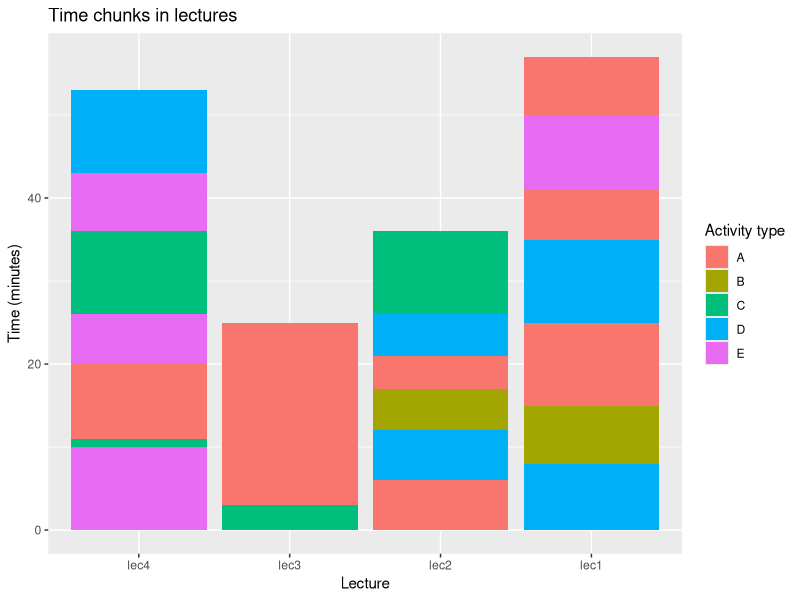
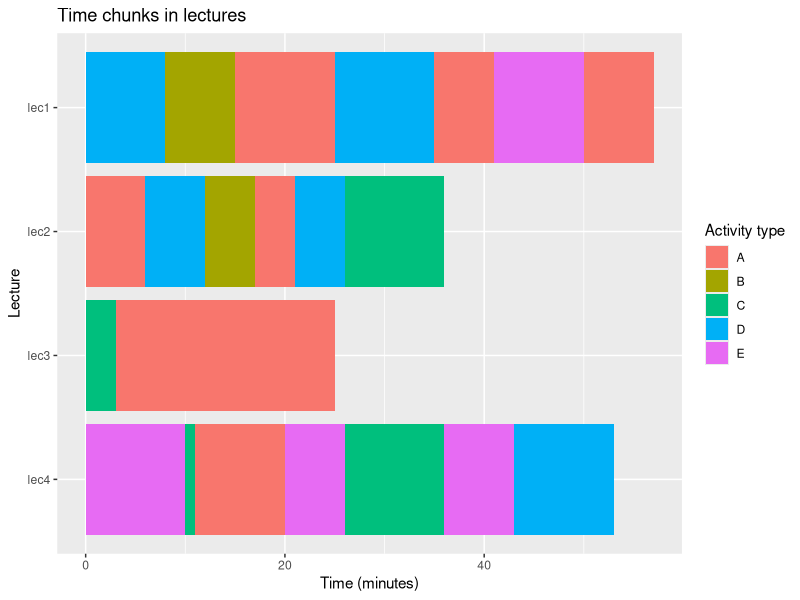
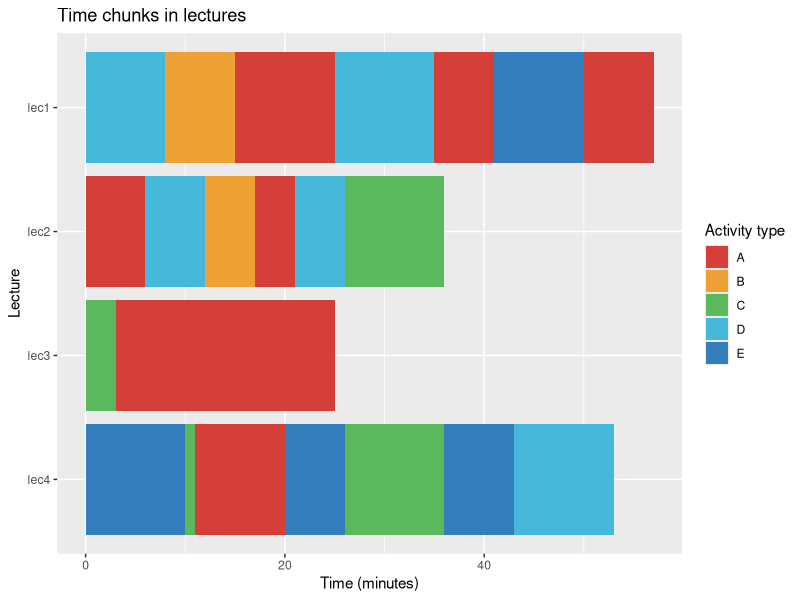

These figures' R source, in order:
#' ---
#' title: "Plotting time chunks"
#' author: "Ian Handel"
#' date: "2019-04-08"
#' output: github_document
#' ---



library(ggplot2) # for plotting
library(dplyr) # to wrangle data
library(forcats) # to change factor levels
library(ggsci) # for palette



#' Make some data with...
#' column for lecture,
#' column for time spent
#' column for class of activity

dat <- tibble(lecture = rep(paste0("lec", 1:4), c(8, 6, 4, 7)),
                  time = sample(1:10, 25, replace = TRUE),
                  type = sample(LETTERS[1:5], 25, replace = TRUE))

dat

#' Then add a column, for each lecture
#' with the cumulative time spent
#' (need this to give unique ID for each chunk)

dat <- dat %>%
  group_by(lecture) %>% 
  mutate(time_cumul = cumsum(time))

dat

#' Then plot
#' Each lecture maps to an x column
#' Time slots 'stack' and have fill colour of 'type'
#' Tidy up axis lables with labs()

ggplot(dat) +
  aes(x = fct_rev(lecture), y = time, fill = type, group = time_cumul) +
  geom_bar(stat = "identity", position = position_stack()) +
  labs(title = "Time chunks in lectures",
       x = "Lecture",
       y = "Time (minutes)",
       fill = "Activity type")

#' Looks nicer if flipped around...
#' coord_flip() could just be added onto code above
#' or this way takes last plot and adds it...

last_plot() +
  coord_flip()

#' Maybe nicer with different colours

last_plot() +
  ggsci::scale_fill_locuszoom()
